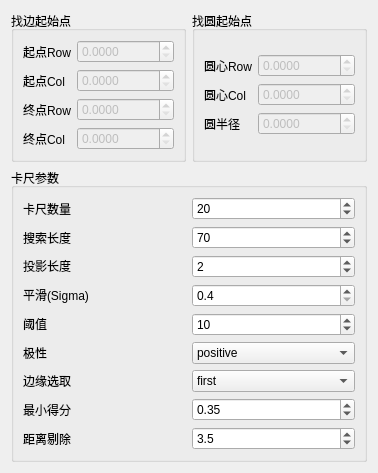
                    <widget class="QWidget" name="tab_11">
                     <attribute name="title">
                      <string>卡尺设置</string>
                     </attribute>
                     <layout class="QGridLayout" name="gridLayout_11">
                      <item row="0" column="0">
                       <layout class="QVBoxLayout" name="verticalLayout_14">
                        <item>
                         <layout class="QHBoxLayout" name="horizontalLayout_15">
                          <item>
                           <widget class="QGroupBox" name="groupBox_8">
                            <property name="title">
                             <string>找边起始点</string>
                            </property>
                            <layout class="QGridLayout" name="gridLayout_7">
                             <item row="0" column="0">
                              <layout class="QHBoxLayout" name="horizontalLayout_6">
                               <item>
                                <layout class="QVBoxLayout" name="verticalLayout_9">
                                 <item>
                                  <widget class="QLabel" name="label_38">
                                   <property name="text">
                                    <string>起点Row</string>
                                   </property>
                                  </widget>
                                 </item>
                                 <item>
                                  <widget class="QLabel" name="label_39">
                                   <property name="text">
                                    <string>起点Col</string>
                                   </property>
                                  </widget>
                                 </item>
                                 <item>
                                  <widget class="QLabel" name="label_40">
                                   <property name="text">
                                    <string>终点Row</string>
                                   </property>
                                  </widget>
                                 </item>
                                 <item>
                                  <widget class="QLabel" name="label_41">
                                   <property name="text">
                                    <string>终点Col</string>
                                   </property>
                                  </widget>
                                 </item>
                                </layout>
                               </item>
                               <item>
                                <layout class="QVBoxLayout" name="verticalLayout_8">
                                 <item>
                                  <widget class="QDoubleSpinBox" name="dspb_RowBegin_Line">
                                   <property name="enabled">
                                    <bool>false</bool>
                                   </property>
                                   <property name="decimals">
                                    <number>4</number>
                                   </property>
                                   <property name="maximum">
                                    <double>999999999.000000000000000</double>
                                   </property>
                                   <property name="singleStep">
                                    <double>0.000100000000000</double>
                                   </property>
                                  </widget>
                                 </item>
                                 <item>
                                  <widget class="QDoubleSpinBox" name="dspb_ColBegin_Line">
                                   <property name="enabled">
                                    <bool>false</bool>
                                   </property>
                                   <property name="decimals">
                                    <number>4</number>
                                   </property>
                                   <property name="maximum">
                                    <double>999999999.000000000000000</double>
                                   </property>
                                   <property name="singleStep">
                                    <double>0.000100000000000</double>
                                   </property>
                                  </widget>
                                 </item>
                                 <item>
                                  <widget class="QDoubleSpinBox" name="dspb_RowEnd_Line">
                                   <property name="enabled">
                                    <bool>false</bool>
                                   </property>
                                   <property name="decimals">
                                    <number>4</number>
                                   </property>
                                   <property name="maximum">
                                    <double>999999999.000000000000000</double>
                                   </property>
                                   <property name="singleStep">
                                    <double>0.000100000000000</double>
                                   </property>
                                  </widget>
                                 </item>
                                 <item>
                                  <widget class="QDoubleSpinBox" name="dspb_ColEnd_Line">
                                   <property name="enabled">
                                    <bool>false</bool>
                                   </property>
                                   <property name="decimals">
                                    <number>4</number>
                                   </property>
                                   <property name="maximum">
                                    <double>999999999.000000000000000</double>
                                   </property>
                                   <property name="singleStep">
                                    <double>0.000100000000000</double>
                                   </property>
                                  </widget>
                                 </item>
                                </layout>
                               </item>
                              </layout>
                             </item>
                            </layout>
                           </widget>
                          </item>
                          <item>
                           <widget class="QGroupBox" name="groupBox_9">
                            <property name="title">
                             <string>找圆起始点</string>
                            </property>
                            <layout class="QGridLayout" name="gridLayout_6">
                             <item row="0" column="0">
                              <layout class="QHBoxLayout" name="horizontalLayout_7">
                               <item>
                                <layout class="QVBoxLayout" name="verticalLayout_13">
                                 <item>
                                  <widget class="QLabel" name="label_48">
                                   <property name="text">
                                    <string>圆心Row</string>
                                   </property>
                                  </widget>
                                 </item>
                                 <item>
                                  <widget class="QLabel" name="label_49">
                                   <property name="text">
                                    <string>圆心Col</string>
                                   </property>
                                  </widget>
                                 </item>
                                 <item>
                                  <widget class="QLabel" name="label_54">
                                   <property name="text">
                                    <string>圆半径</string>
                                   </property>
                                  </widget>
                                 </item>
                                </layout>
                               </item>
                               <item>
                                <layout class="QVBoxLayout" name="verticalLayout_10">
                                 <item>
                                  <widget class="QDoubleSpinBox" name="dspb_CenterRow_Circle">
                                   <property name="enabled">
                                    <bool>false</bool>
                                   </property>
                                   <property name="decimals">
                                    <number>4</number>
                                   </property>
                                   <property name="minimum">
                                    <double>0.000000000000000</double>
                                   </property>
                                   <property name="maximum">
                                    <double>999999999.000000000000000</double>
                                   </property>
                                   <property name="singleStep">
                                    <double>0.000100000000000</double>
                                   </property>
                                  </widget>
                                 </item>
                                 <item>
                                  <widget class="QDoubleSpinBox" name="dspb_CenterCol_Circle">
                                   <property name="enabled">
                                    <bool>false</bool>
                                   </property>
                                   <property name="decimals">
                                    <number>4</number>
                                   </property>
                                   <property name="minimum">
                                    <double>0.000000000000000</double>
                                   </property>
                                   <property name="maximum">
                                    <double>999999999.000000000000000</double>
                                   </property>
                                   <property name="singleStep">
                                    <double>0.000100000000000</double>
                                   </property>
                                  </widget>
                                 </item>
                                 <item>
                                  <widget class="QDoubleSpinBox" name="dspb_CenterRadius_Circle">
                                   <property name="enabled">
                                    <bool>false</bool>
                                   </property>
                                   <property name="decimals">
                                    <number>4</number>
                                   </property>
                                   <property name="minimum">
                                    <double>0.000000000000000</double>
                                   </property>
                                   <property name="maximum">
                                    <double>999999999.000000000000000</double>
                                   </property>
                                   <property name="singleStep">
                                    <double>0.000100000000000</double>
                                   </property>
                                  </widget>
                                 </item>
                                </layout>
                               </item>
                              </layout>
                             </item>
                            </layout>
                           </widget>
                          </item>
                         </layout>
                        </item>
                        <item>
                         <widget class="QGroupBox" name="groupBox_10">
                          <property name="title">
                           <string>卡尺参数</string>
                          </property>
                          <layout class="QGridLayout" name="gridLayout_9">
                           <item row="0" column="0">
                            <layout class="QHBoxLayout" name="horizontalLayout_16">
                             <item>
                              <layout class="QVBoxLayout" name="verticalLayout_11">
                               <item>
                                <widget class="QLabel" name="label_31">
                                 <property name="text">
                                  <string>卡尺数量</string>
                                 </property>
                                </widget>
                               </item>
                               <item>
                                <widget class="QLabel" name="label_29">
                                 <property name="text">
                                  <string>搜索长度</string>
                                 </property>
                                </widget>
                               </item>
                               <item>
                                <widget class="QLabel" name="label_30">
                                 <property name="text">
                                  <string>投影长度</string>
                                 </property>
                                </widget>
                               </item>
                               <item>
                                <widget class="QLabel" name="label_32">
                                 <property name="text">
                                  <string>平滑(Sigma)</string>
                                 </property>
                                </widget>
                               </item>
                               <item>
                                <widget class="QLabel" name="label_33">
                                 <property name="text">
                                  <string>阈值</string>
                                 </property>
                                </widget>
                               </item>
                               <item>
                                <widget class="QLabel" name="label_34">
                                 <property name="text">
                                  <string>极性</string>
                                 </property>
                                </widget>
                               </item>
                               <item>
                                <widget class="QLabel" name="label_35">
                                 <property name="text">
                                  <string>边缘选取</string>
                                 </property>
                                </widget>
                               </item>
                               <item>
                                <widget class="QLabel" name="label_36">
                                 <property name="text">
                                  <string>最小得分</string>
                                 </property>
                                </widget>
                               </item>
                               <item>
                                <widget class="QLabel" name="label_47">
                                 <property name="text">
                                  <string>距离剔除</string>
                                 </property>
                                </widget>
                               </item>
                              </layout>
                             </item>
                             <item>
                              <layout class="QVBoxLayout" name="verticalLayout_4">
                               <item>
                                <widget class="QSpinBox" name="spb_MeasureNum">
                                 <property name="maximum">
                                  <number>999999</number>
                                 </property>
                                 <property name="value">
                                  <number>20</number>
                                 </property>
                                </widget>
                               </item>
                               <item>
                                <widget class="QSpinBox" name="spb_MeasureLength1">
                                 <property name="maximum">
                                  <number>999999</number>
                                 </property>
                                 <property name="value">
                                  <number>70</number>
                                 </property>
                                </widget>
                               </item>
                               <item>
                                <widget class="QSpinBox" name="spb_MeasureLength2">
                                 <property name="maximum">
                                  <number>999999</number>
                                 </property>
                                 <property name="value">
                                  <number>2</number>
                                 </property>
                                </widget>
                               </item>
                               <item>
                                <widget class="QDoubleSpinBox" name="dspb_MeasureSigma">
                                 <property name="decimals">
                                  <number>1</number>
                                 </property>
                                 <property name="minimum">
                                  <double>0.400000000000000</double>
                                 </property>
                                 <property name="singleStep">
                                  <double>0.100000000000000</double>
                                 </property>
                                </widget>
                               </item>
                               <item>
                                <widget class="QSpinBox" name="spb_MeasureThreshold">
                                 <property name="maximum">
                                  <number>255</number>
                                 </property>
                                 <property name="value">
                                  <number>10</number>
                                 </property>
                                </widget>
                               </item>
                               <item>
                                <widget class="QComboBox" name="cmb_MeasureTransition">
                                 <item>
                                  <property name="text">
                                   <string>positive</string>
                                  </property>
                                 </item>
                                 <item>
                                  <property name="text">
                                   <string>negative</string>
                                  </property>
                                 </item>
                                 <item>
                                  <property name="text">
                                   <string>all</string>
                                  </property>
                                 </item>
                                 <item>
                                  <property name="text">
                                   <string>uniform</string>
                                  </property>
                                 </item>
                                </widget>
                               </item>
                               <item>
                                <widget class="QComboBox" name="cmb_MeasureSelect">
                                 <item>
                                  <property name="text">
                                   <string>first</string>
                                  </property>
                                 </item>
                                 <item>
                                  <property name="text">
                                   <string>last</string>
                                  </property>
                                 </item>
                                 <item>
                                  <property name="text">
                                   <string>all</string>
                                  </property>
                                 </item>
                                </widget>
                               </item>
                               <item>
                                <widget class="QDoubleSpinBox" name="dspb_MinScore">
                                 <property name="decimals">
                                  <number>2</number>
                                 </property>
                                 <property name="maximum">
                                  <double>1.000000000000000</double>
                                 </property>
                                 <property name="singleStep">
                                  <double>0.010000000000000</double>
                                 </property>
                                 <property name="value">
                                  <double>0.350000000000000</double>
                                 </property>
                                </widget>
                               </item>
                               <item>
                                <widget class="QDoubleSpinBox" name="dspb_DistanceThreshold">
                                 <property name="decimals">
                                  <number>1</number>
                                 </property>
                                 <property name="maximum">
                                  <double>100.000000000000000</double>
                                 </property>
                                 <property name="singleStep">
                                  <double>0.100000000000000</double>
                                 </property>
                                 <property name="value">
                                  <double>3.500000000000000</double>
                                 </property>
                                </widget>
                               </item>
                              </layout>
                             </item>
                            </layout>
                           </item>
                          </layout>
                         </widget>
                        </item>
                       </layout>
                      </item>
                     </layout>
                    </widget>
